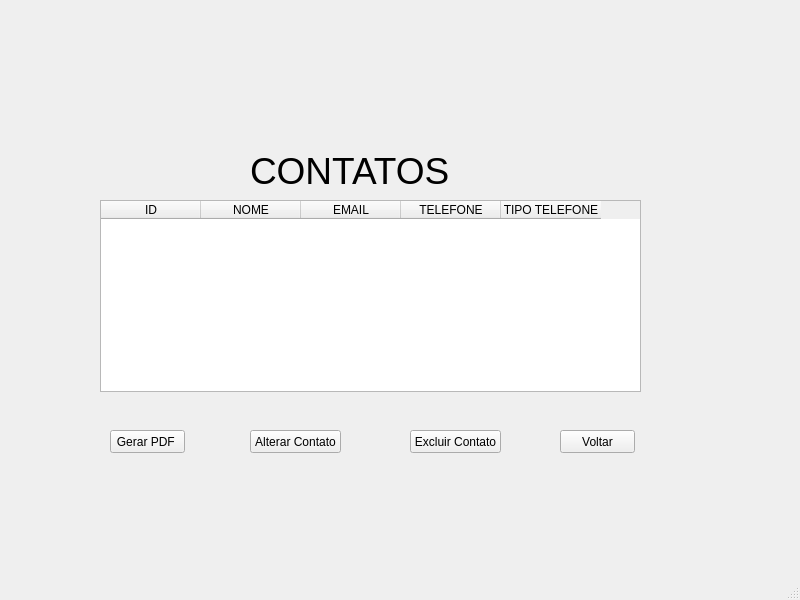
<?xml version="1.0" encoding="UTF-8"?>
<ui version="4.0">
 <class>MainWindow</class>
 <widget class="QMainWindow" name="MainWindow">
  <property name="geometry">
   <rect>
    <x>0</x>
    <y>0</y>
    <width>800</width>
    <height>600</height>
   </rect>
  </property>
  <property name="windowTitle">
   <string>MainWindow</string>
  </property>
  <widget class="QWidget" name="centralwidget">
   <widget class="QTableWidget" name="tableWidget">
    <property name="geometry">
     <rect>
      <x>100</x>
      <y>200</y>
      <width>541</width>
      <height>192</height>
     </rect>
    </property>
    <column>
     <property name="text">
      <string>ID</string>
     </property>
    </column>
    <column>
     <property name="text">
      <string>NOME</string>
     </property>
    </column>
    <column>
     <property name="text">
      <string>EMAIL</string>
     </property>
    </column>
    <column>
     <property name="text">
      <string>TELEFONE</string>
     </property>
    </column>
    <column>
     <property name="text">
      <string>TIPO TELEFONE</string>
     </property>
    </column>
   </widget>
   <widget class="QLabel" name="label">
    <property name="geometry">
     <rect>
      <x>250</x>
      <y>150</y>
      <width>271</width>
      <height>41</height>
     </rect>
    </property>
    <property name="font">
     <font>
      <family>Nirmala UI</family>
      <pointsize>28</pointsize>
      <weight>50</weight>
      <bold>false</bold>
     </font>
    </property>
    <property name="text">
     <string>CONTATOS</string>
    </property>
   </widget>
   <widget class="QPushButton" name="GerarPDF">
    <property name="geometry">
     <rect>
      <x>110</x>
      <y>430</y>
      <width>75</width>
      <height>23</height>
     </rect>
    </property>
    <property name="text">
     <string>Gerar PDF </string>
    </property>
   </widget>
   <widget class="QPushButton" name="AlterarContato">
    <property name="geometry">
     <rect>
      <x>250</x>
      <y>430</y>
      <width>91</width>
      <height>23</height>
     </rect>
    </property>
    <property name="text">
     <string>Alterar Contato</string>
    </property>
   </widget>
   <widget class="QPushButton" name="ExcluirContato">
    <property name="geometry">
     <rect>
      <x>410</x>
      <y>430</y>
      <width>91</width>
      <height>23</height>
     </rect>
    </property>
    <property name="text">
     <string>Excluir Contato</string>
    </property>
   </widget>
   <widget class="QPushButton" name="Voltar">
    <property name="geometry">
     <rect>
      <x>560</x>
      <y>430</y>
      <width>75</width>
      <height>23</height>
     </rect>
    </property>
    <property name="text">
     <string>Voltar</string>
    </property>
   </widget>
  </widget>
  <widget class="QMenuBar" name="menubar">
   <property name="geometry">
    <rect>
     <x>0</x>
     <y>0</y>
     <width>800</width>
     <height>21</height>
    </rect>
   </property>
  </widget>
  <widget class="QStatusBar" name="statusbar"/>
 </widget>
 <resources/>
 <connections/>
</ui>
